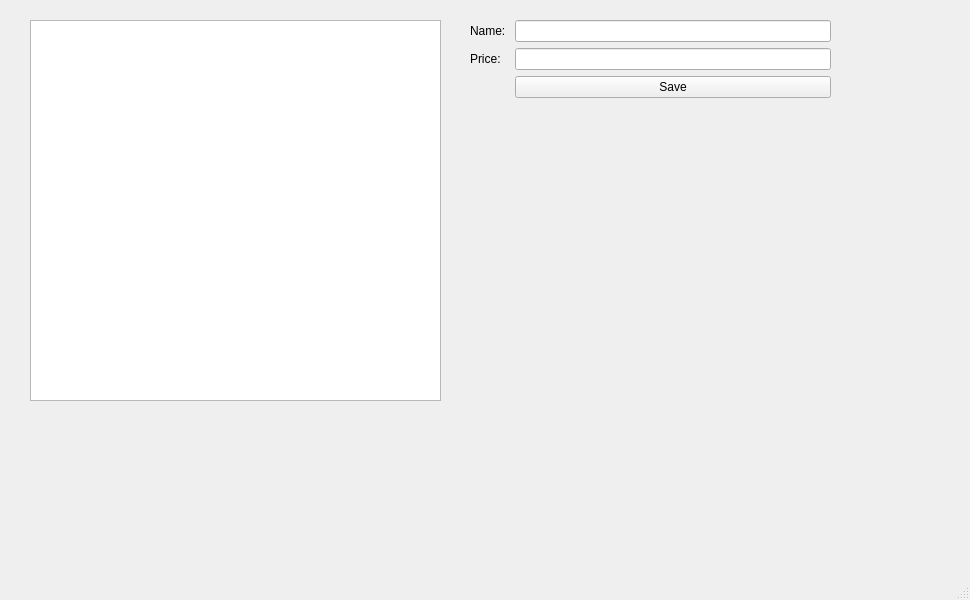
<?xml version="1.0" encoding="UTF-8"?>
<ui version="4.0">
 <class>MainWindow</class>
 <widget class="QMainWindow" name="MainWindow">
  <property name="geometry">
   <rect>
    <x>0</x>
    <y>0</y>
    <width>970</width>
    <height>600</height>
   </rect>
  </property>
  <property name="windowTitle">
   <string>MainWindow</string>
  </property>
  <widget class="QWidget" name="centralwidget">
   <widget class="QTableWidget" name="tableProducts">
    <property name="geometry">
     <rect>
      <x>30</x>
      <y>20</y>
      <width>411</width>
      <height>381</height>
     </rect>
    </property>
   </widget>
   <widget class="QWidget" name="formLayoutWidget">
    <property name="geometry">
     <rect>
      <x>470</x>
      <y>20</y>
      <width>361</width>
      <height>101</height>
     </rect>
    </property>
    <layout class="QFormLayout" name="formLayout">
     <item row="0" column="0">
      <widget class="QLabel" name="label">
       <property name="text">
        <string>Name: </string>
       </property>
      </widget>
     </item>
     <item row="0" column="1">
      <widget class="QLineEdit" name="txtName"/>
     </item>
     <item row="1" column="0">
      <widget class="QLabel" name="label_2">
       <property name="text">
        <string>Price: </string>
       </property>
      </widget>
     </item>
     <item row="1" column="1">
      <widget class="QLineEdit" name="txtPrice"/>
     </item>
     <item row="2" column="1">
      <widget class="QPushButton" name="btnSave">
       <property name="text">
        <string>Save</string>
       </property>
      </widget>
     </item>
    </layout>
   </widget>
  </widget>
  <widget class="QMenuBar" name="menubar">
   <property name="geometry">
    <rect>
     <x>0</x>
     <y>0</y>
     <width>970</width>
     <height>26</height>
    </rect>
   </property>
  </widget>
  <widget class="QStatusBar" name="statusbar"/>
 </widget>
 <resources/>
 <connections/>
</ui>
